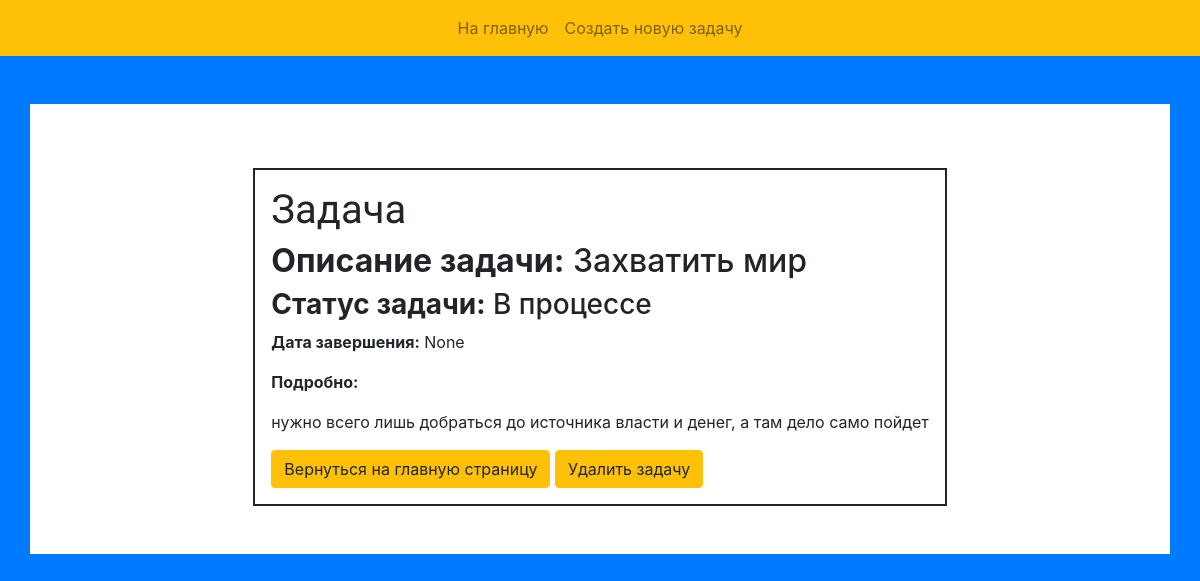
Page /task/9/ on the committed database.
### webapp/models.py (models this page shows, shortened)
class Task(models.Model):
    description = models.TextField(max_length=300, null=False, blank=False, verbose_name='Описание')
    status = models.CharField(max_length = 12, verbose_name='Статус',
                              default= status_choices[0][0], choices=status_choices)
    text = models.TextField(max_length=3000, null=True, blank=True, verbose_name='Подробно')
    completed_at = models.DateField(null=True, blank=True, default=None, verbose_name='Время создания')

### webapp/views.py (the view)
# urls.py: path('task/<int:pk>/', task_view, name='task_view'),
def task_view(request, pk):
    task = get_object_or_404(Task, pk=pk)
    context = {'task': task}
    return render(request, 'task_view.html', context)

### webapp/templates/task_view.html (shortened to what this page needs)
{% extends 'base.html' %}
{% block nav_items %}
    <li class="nav-item">
        <a class="nav-link" href="{% url 'create_view' %}">Создать новую задачу</a>
    </li>
{% endblock %}
{% block content %}
    <div class = "row justify-content-center pt-5 pb-5">
        <div class = "task">
            <h1>Задача</h1>
            <h2><strong>Описание задачи:</strong> {{ task.description }}</h2>
            <h3><strong>Статус задачи:</strong> {{ task.get_status_display }}</h3>
            <p><strong>Дата завершения:</strong> {{ task.completed_at }}</p>
            <p><strong>Подробно:</strong> {{ task.text|escape|linebreaks }}</p>
            <div class = "btn-block">
                <a class = "btn btn-warning" href="{% url 'index' %}">Вернуться на главную страницу</a>
                <a class = "btn btn-warning" href="{% url 'action_delete' task.pk %}">Удалить задачу</a>
            </div>
        </div>
    </div>
{% endblock %}

### webapp/static/css/style.css (style rules this page uses)
body { background-color: #007bff; }
h1 { font-family: 'Podkova', serif; }
.task { border: 2px solid; padding: 1rem 1rem; }

### rows in the picture
Task: description "Захватить мир", status "В процессе", completed_at "None", text "нужно всего лишь добраться до источника власти и денег, а там дело само пойдет"
